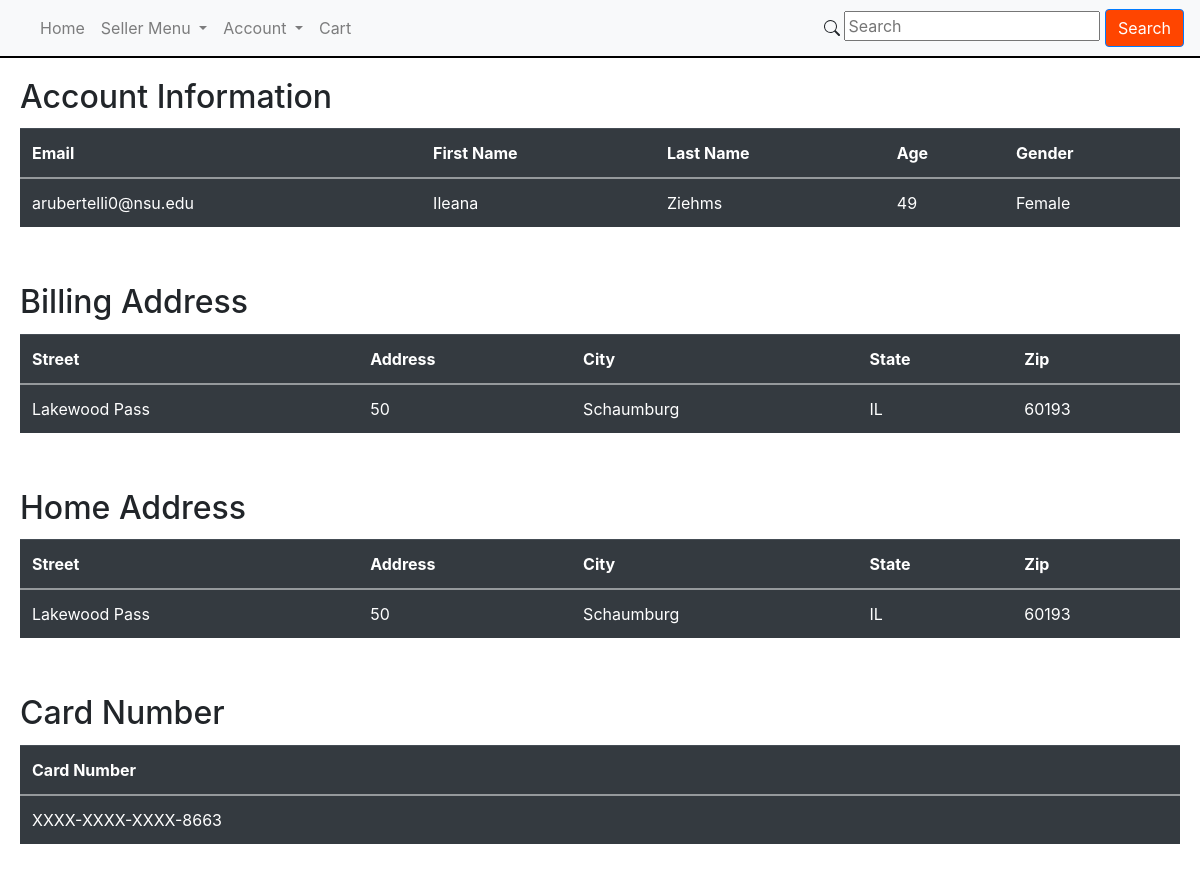
The page /account (signed in) on the database its author committed.
### tables this page shows
CREATE TABLE Buyers(email TEXT NOT NULL PRIMARY KEY, first_name TEXT NOT NULL, last_name TEXT NOT NULL, gender TEXT NOT NULL, age INT NOT NULL, home_address_id INT NOT NULL, billing_address_id INT NOT NULL, FOREIGN KEY (email) REFERENCES Users (email) );

CREATE TABLE Address(address_id TEXT NOT NULL PRIMARY KEY, zipcode INT NOT NULL, street_num INT NOT NULL, street_name TEXT NOT NULL, FOREIGN KEY (zipcode) REFERENCES Zipcode_Info (zipcode) );

CREATE TABLE Zipcode_Info(zipcode INT NOT NULL PRIMARY KEY, city TEXT NOT NULL, state_id INT NOT NULL, population INT NOT NULL, density INT NOT NULL, county_name TEXT NOT NULL, timezone TEXT NOT NULL);

### app.py (the view)
@app.route('/account', methods=['GET', 'POST'])
def account():
    if session.returnIsVendor() == 1:
        return redirect('/')
    if session.returnIsBuyer() == 1:
        personal = personalDetails_request(session.returnUserID(), session.returnHashedPassword())
        billing = billingAddrDetails_request(session.returnUserID(), session.returnHashedPassword())
        home = homeAddrDetails_request(session.returnUserID(), session.returnHashedPassword())
        payments = paymentDetails_request(session.returnUserID(), session.returnHashedPassword())
        return render_template('account.html', personal=personal, billing=billing,home=home, payments=payments)
    return redirect('/')

### app.py (called while the page is built)
def personalDetails_request(emailaddress, password):
    connection = sql.connect('database.db')
    cursor = connection.execute('SELECT Buyers.email, Buyers.first_name, Buyers.last_name, Buyers.age, Buyers.gender FROM Users JOIN Buyers ON Buyers.email = Users.email WHERE Users.email =''?'' AND Users.password =''?'';', (emailaddress, password))
    return cursor.fetchall()

def billingAddrDetails_request(emailaddress, password):
    connection = sql.connect('database.db')
    cursor = connection.execute('SELECT Address.street_name, Address.street_num, Zipcode_Info.city, Zipcode_Info.state_id, Address.zipcode FROM Users LEFT JOIN Buyers ON Buyers.email = Users.email LEFT JOIN Address ON Buyers.billing_address_id = Address.address_ID LEFT JOIN Zipcode_Info ON Zipcode_Info.zipcode = Address.zipcode WHERE Users.email =''?'' AND Users.password =''?'';', (emailaddress, password))
    return cursor.fetchall()

def homeAddrDetails_request(emailaddress, password):
    connection = sql.connect('database.db')
    cursor = connection.execute('SELECT Address.street_name, Address.street_num, Zipcode_Info.city, Zipcode_Info.state_id, Address.zipcode FROM Users LEFT JOIN Buyers ON Buyers.email = Users.email LEFT JOIN Address ON Buyers.billing_address_id = Address.address_ID LEFT JOIN Zipcode_Info ON Zipcode_Info.zipcode = Address.zipcode WHERE Users.email =''?'' AND Users.password =''?'';', (emailaddress, password))
    return cursor.fetchall()

def paymentDetails_request(emailaddress, password):
    connection = sql.connect('database.db')
    cursor = connection.execute('SELECT substr(Credit_Cards.credit_card_num, 16,4) FROM Users LEFT JOIN Buyers ON Buyers.email = Users.email LEFT JOIN Credit_Cards ON Credit_Cards.owner_email = Buyers.email WHERE Users.email =''?'' AND Users.password =''?'';', (emailaddress, password))
    return cursor.fetchone()

### session.py (called while the page is built)
    def returnHashedPassword(self):
        return self.password

    def returnUserID(self):
        return self.userID

    def returnIsSeller(self):
        return self.isSeller

    def returnIsBuyer(self):
        return self.isBuyer

    def returnIsVendor(self):
        return self.isVendor

### templates/account.html (shortened to what this page needs)
<!DOCTYPE html>
<html lang="en" dir="ltr">
    <head>
        <link rel="stylesheet" href="https://stackpath.bootstrapcdn.com/bootstrap/4.4.1/css/bootstrap.min.css"
>
        <link rel="stylesheet" type="text/css" href="{{ url_for('static', filename='css/styles.css') }}" />
        <link rel="stylesheet" href="https://cdnjs.cloudflare.com/ajax/libs/bootstrap/4.5.3/css/bootstrap.min.css" />
    </head>
    <body>
		<nav class="navbar navbar-expand-lg navbar-light bg-light">
		  	<div class="collapse navbar-collapse" id="navbarSupportedContent">
		    	<ul class="navbar-nav mr-auto">
             	{% for item in navbar %}
				{% if item.sublinks %}
			      	<li class="nav-item dropdown">
			        	<a class="nav-link dropdown-toggle" href="#" id="navbarDropdown" role="button" data-toggle="dropdown" aria-haspopup="true" aria-expanded="false">
				          	{{item.text}}
			        	</a>
			      	</li>
			  		{% elif item.url %}
			      	<li class="nav-item">
			        	<a class="nav-link" href="{{item.url}}">{{item.text}}</a>
			      	</li>
		      		{% endif %}
		      		{% endfor %}
		      	</ul>
		  	</div>
		  	<form action="/search" method="POST">
                  <input type="text" name="search" placeholder="Search">
				<button type="submit" class="btn btn-primary" style="background-color: orangered;">Search</button>
			</form>
		</nav>
		<div style="margin: 0px; padding: 0px; background-color: black; color: black; height: 2px !important; width: 100% important;"></div>
        <div class="card-body">
            <h2 class="card-title">Account Information</h2>
            <table class="table table-dark">
                <tr>
                    <th scope="col">Email</th>
                    <th scope="col">First Name</th>
                    <th scope="col">Last Name</th>
                    <th scope="col">Age</th>
                    <th scope="col">Gender</th>
                </tr>
                <tbody>
                {% for email, first_name, last_name, age, gender in personal %}
                    <tr>
                        <td> {{ email }} </td>
                        <td> {{ first_name }} </td>
                        <td> {{ last_name }} </td>
                        <td> {{ age }} </td>
                        <td> {{ gender }} </td>
                    </tr>
                {% endfor %}
                </tbody>
            </table>
        </div>
        <div class="card-body">
            <h2 class="card-title">Billing Address</h2>
            <table class="table table-dark">
                <tr>
                    <th scope="col">Street</th>
                    <th scope="col">Address</th>
                    <th scope="col">City</th>
                    <th scope="col">State</th>
                    <th scope="col">Zip</th>
                </tr>
                <tbody>
                {% for street_name, street_num, city, state_id, zipcode in billing %}
                    <tr>
                        <td> {{ street_name }} </td>
                        <td> {{ street_num }} </td>
                        <td> {{ city }} </td>
                        <td> {{ state_id }} </td>
                        <td> {{ zipcode }} </td>
                    </tr>
                {% endfor %}
                </tbody>
            </table>
        </div>
        <div class="card-body">
            <h2 class="card-title">Home Address</h2>
            <table class="table table-dark">
                <tr>
                    <th scope="col">Street</th>
                    <th scope="col">Address</th>
                    <th scope="col">City</th>
                    <th scope="col">State</th>
                    <th scope="col">Zip</th>
                </tr>
                <tbody>
                {% for street_name, street_num, city, state_id, zipcode in home %}
                    <tr>
                        <td> {{ street_name }} </td>
                        <td> {{ street_num }} </td>
                        <td> {{ city }} </td>
                        <td> {{ state_id }} </td>
                        <td> {{ zipcode }} </td>
                    </tr>
                {% endfor %}
                </tbody>
            </table>
        </div>
        <div class="card-body">
            <h2 class="card-title">Card Number</h2>
            <table class="table table-dark">
                <tr>
                    <th scope="col">Card Number</th>
                </tr>
                <tbody>
                {% for card_num in payments %}
                    <tr>
                        <td> XXXX-XXXX-XXXX-{{ card_num }} </td>
                    </tr>
                {% endfor %}
                </tbody>
            </table>
        </div>
    </body>
</html>

### rows shown on the page
Buyers: email "arubertelli0@nsu.edu", first_name "Ileana", last_name "Ziehms", age "49", gender "Female"
Address: street_name "Lakewood Pass", street_num "50", city "Schaumburg", state_id "IL", zipcode "60193"

### other values the page prints
{{ item.text }} "Home" "Cart"
{{ item.text }} "Seller Menu" "Account"
{{ card_num }} "8663"
